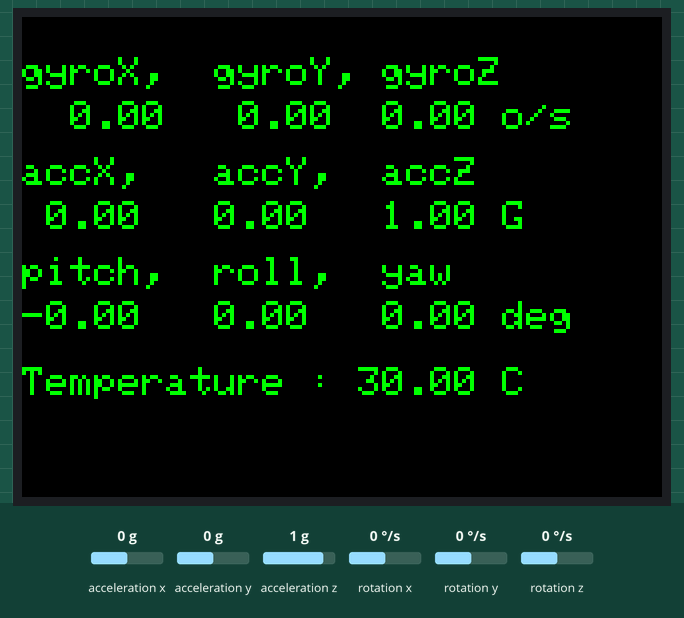
Simulated run of this sketch. Board: ESP32. Parts: 320×240 colour display. The inputs (shaded band) are chosen by the test bench; at power-on: acceleration x 0 g, acceleration y 0 g, acceleration z 1 g, rotation x 0 °/s, rotation y 0 °/s, rotation z 0 °/s.

Above: at 1.4 s.
1.5 s: acceleration x set to -1.4 g
At 2.8 s:
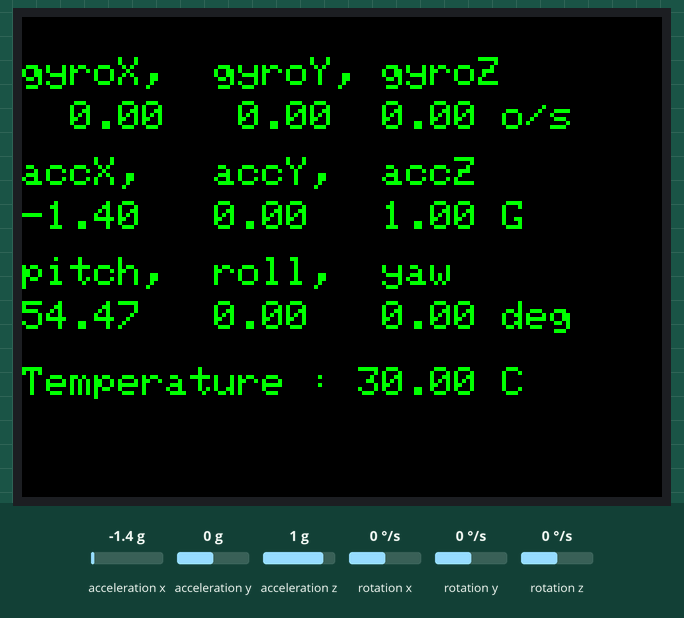
3.9 s: acceleration y set to -1.4 g
At 5.0 s:
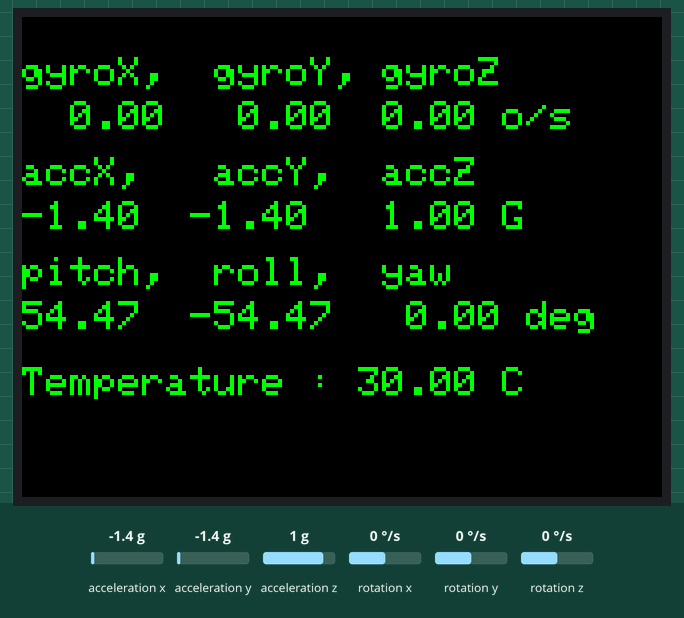
6.0 s: acceleration z set to -1.4 g
At 7.3 s:
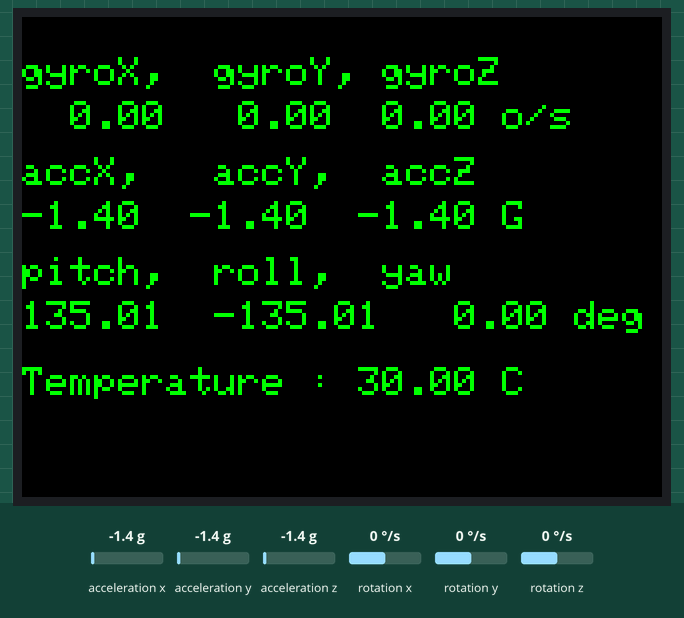
8.1 s: rotation x set to -192 °/s
At 9.2 s:
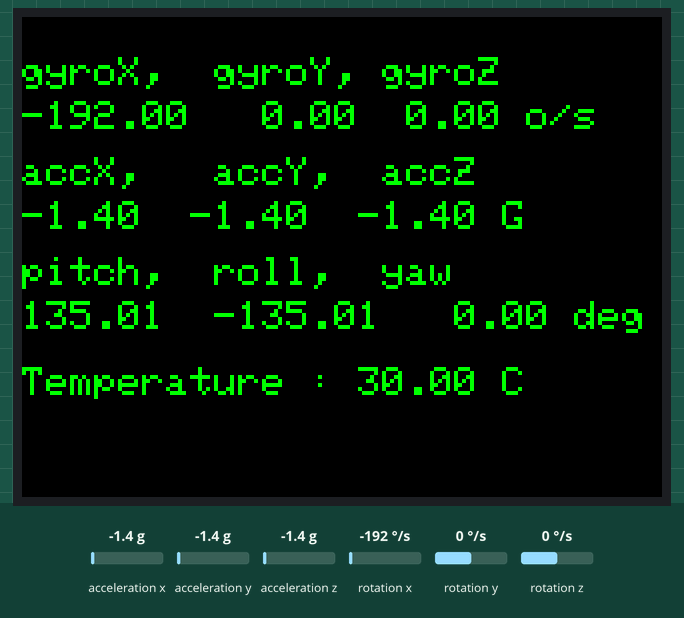
10.2 s: rotation y set to -192 °/s
At 11.6 s:
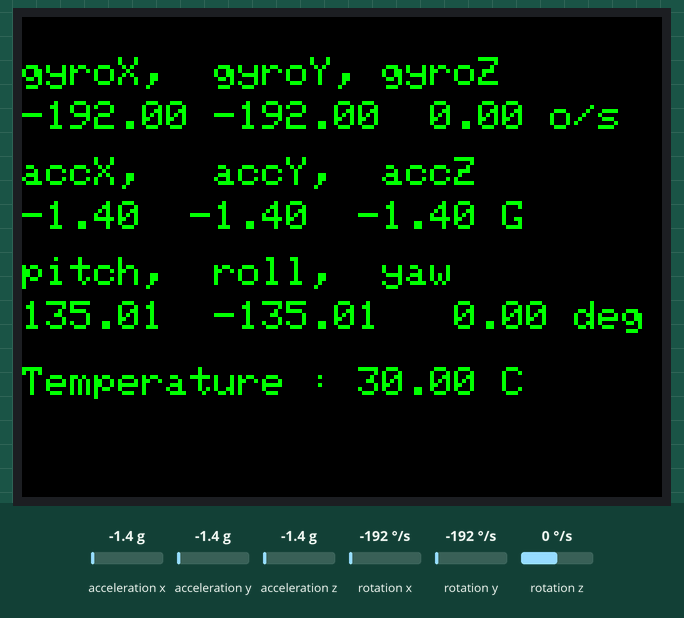
12.3 s: rotation z set to -192 °/s
At 14.0 s:
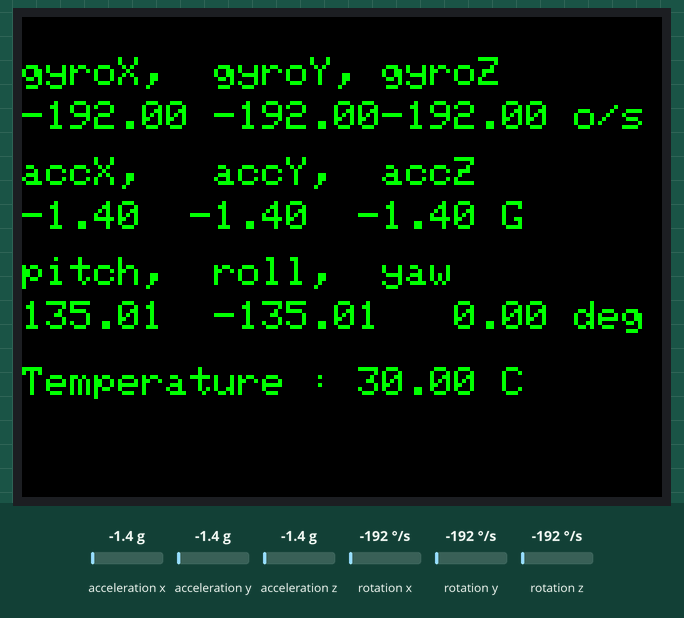
Timing chart, 0 to 15.4 s (numbered marks = the images above; inputs shaded):
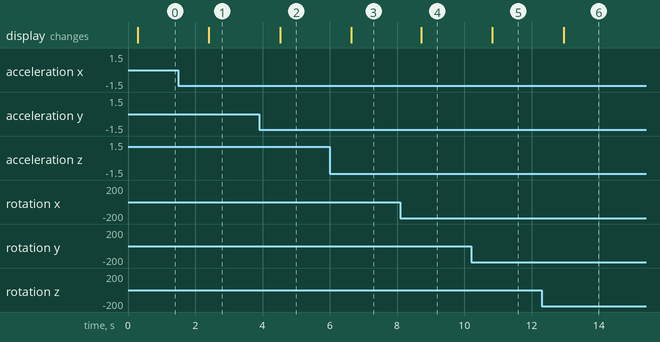

The sketch:

M5StackTestAccel.ino
```cpp
// (licence header left out)
#include <M5Core2.h>

float accX = 0.0F;  // Define variables for storing inertial sensor data
float accY = 0.0F;  //定义存储惯性传感器相关数据的相关变量
float accZ = 0.0F;

float gyroX = 0.0F;
float gyroY = 0.0F;
float gyroZ = 0.0F;

float pitch = 0.0F;
float roll  = 0.0F;
float yaw   = 0.0F;

float temp = 0.0F;

/* After M5Core2 is started or reset
the program in the setUp () function will be run, and this part will only be run once.
在 M5Core2 启动或者复位后，即会开始执行setup()函数中的程序，该部分只会执行一次。 */
void setup(){
  M5.begin(); //Init M5Core.  初始化 M5Core
  M5.IMU.Init();  //Init IMU sensor.  初始化惯性传感器
  M5.Lcd.fillScreen(BLACK); //Set the screen background color to black. 设置屏幕背景色为黑色
  M5.Lcd.setTextColor(GREEN , BLACK); //Sets the foreground color and background color of the displayed text.  设置显示文本的前景颜色和背景颜色
  M5.Lcd.setTextSize(2);  //Set the font size.  设置字体大小
}

void loop(){
  M5.IMU.getAccelData(&accX, &accY, &accZ);    //Passing Acc Reference
  M5.IMU.getGyroData(&gyroX, &gyroY, &gyroZ);  //Passing Gyro Reference
  M5.IMU.getAhrsData(&pitch, &roll, &yaw);     //Passing Ahrs Reference
  M5.IMU.getTempData(&temp);                   //Passing Temp Reference

/* The M5Core screen is 320x240 pixels, starting at the top left corner of the screen (0,0).
gyroscope output related
M5Stack屏幕像素为 320x240,以屏幕左上角为原点 (0,0)*/

//gyroscope output related.  陀螺仪输出相关
  M5.Lcd.setCursor(0, 20);  //Move the cursor position to (x,y).  移动光标位置到(x,y)处
  M5.Lcd.printf("gyroX,  gyroY, gyroZ"); //Screen printingformatted string.  输出格式化字符串
  M5.Lcd.setCursor(0, 42);
  M5.Lcd.printf("%6.2f %6.2f%6.2f o/s", gyroX, gyroY, gyroZ);

// Accelerometer output is related
//加速度计输出相关
  M5.Lcd.setCursor(0, 70);
  M5.Lcd.printf("accX,   accY,  accZ");
  M5.Lcd.setCursor(0, 92);
  M5.Lcd.printf("%5.2f  %5.2f  %5.2f G", accX, accY, accZ);

// Pose output is related
//姿态输出相关
  M5.Lcd.setCursor(0, 120);
  M5.Lcd.printf("pitch,  roll,  yaw");
  M5.Lcd.setCursor(0, 142);
  M5.Lcd.printf("%5.2f  %5.2f  %5.2f deg", pitch, roll, yaw);

// Inertial sensor temperature output related
//惯性传感器温度输出相关
  M5.Lcd.setCursor(0, 175);
  M5.Lcd.printf("Temperature : %.2f C", temp);

  delay(1000);  // Delay 1000ms (1 sec)  //延迟1000ms（1秒）
}
```

Measured:
- after the input at 1.5 s, the display: changes after 0.90 s (image 1)
- after the input at 3.9 s, the display: changes after 0.62 s (image 2)
- after the input at 6.0 s, the display: changes after 0.64 s (image 3)
- after the input at 8.1 s, the display: changes after 0.61 s (image 4)
- after the input at 10.2 s, the display: changes after 0.64 s (image 5)
- after the input at 12.3 s, the display: changes after 0.66 s (image 6)
